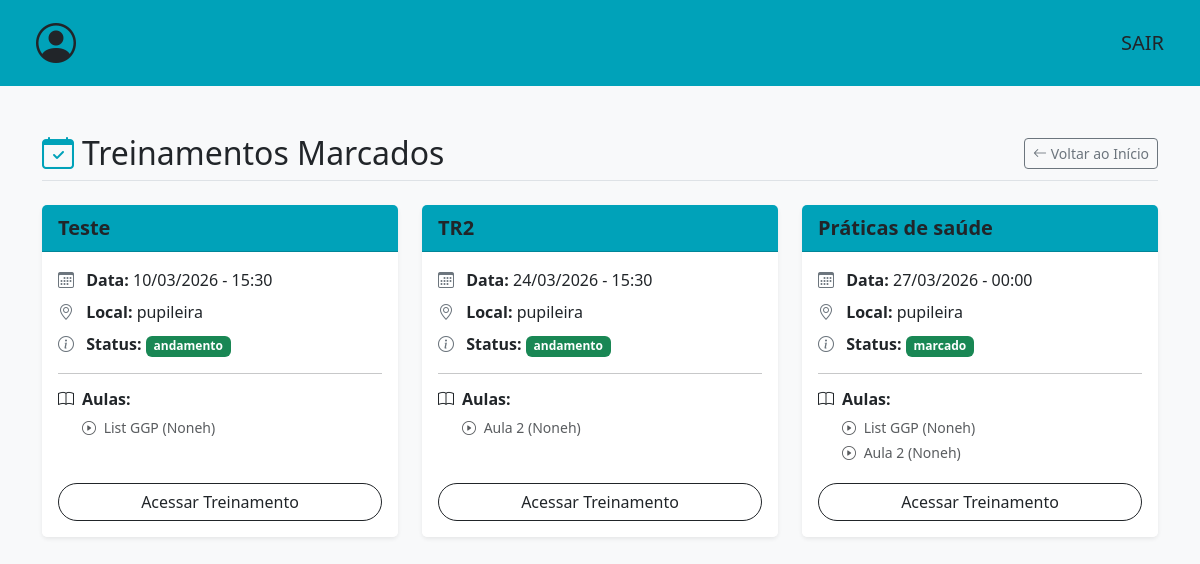
/listar-eventos-marcados/ (signed in), run on an earlier commit of the app's database.
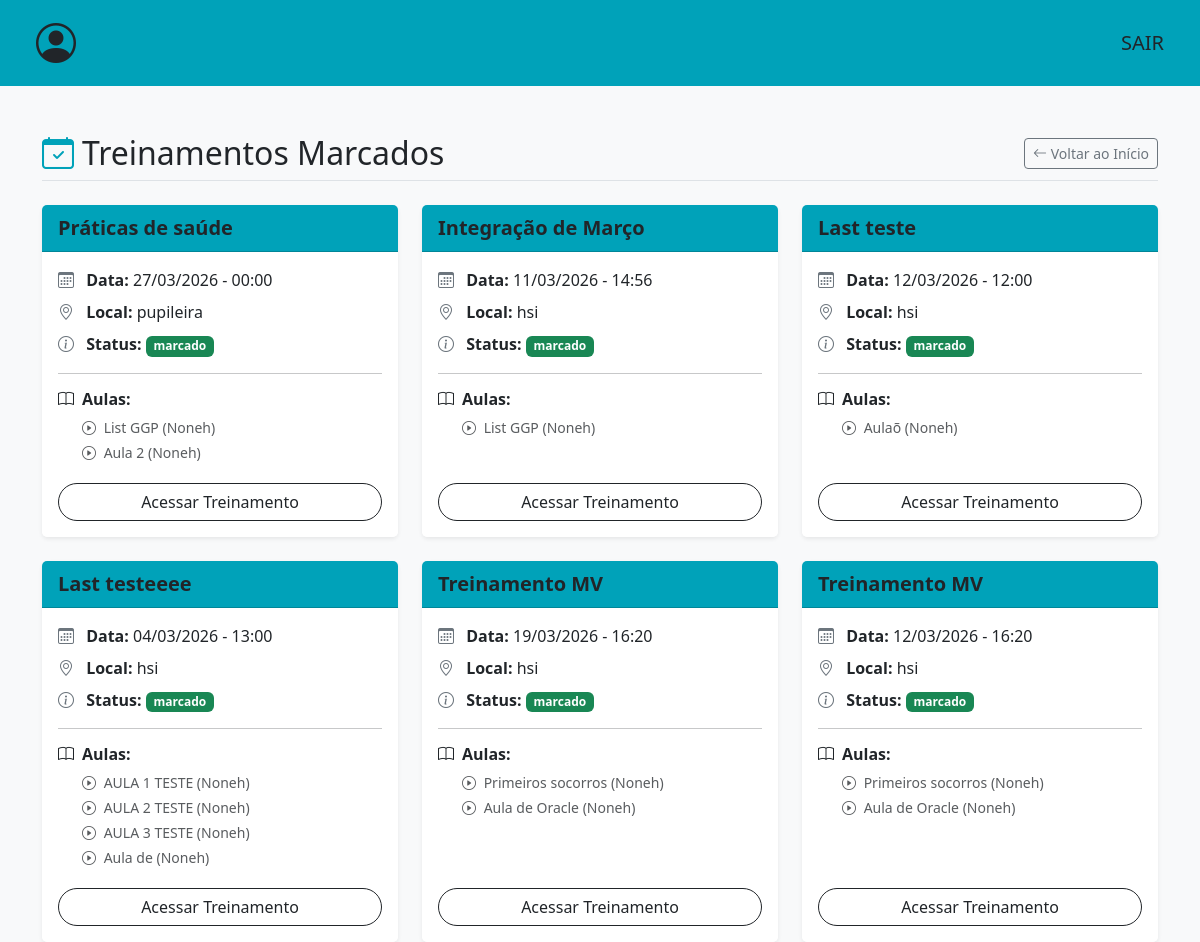
And on a later commit of the database.
### events/models.py (models this page shows, shortened)
class Treinamento(models.Model):
    opcoes_local = [
        ("AUDITORIO HSI","hsi"),
        ("AUDITORIO ADM CENTRAL","pupileira"),
    ]
    opcoes_status = [
        ("FINALIZADO","finalizado"),
        ("CANCELADO","cancelado"),
        ("MARCADO","marcado"),
        ("ANDAMENTO","andamento")
    ]
    nm_evento = models.CharField(max_length=100)
    data = models.DateTimeField()
    local = models.CharField(max_length=50,choices=opcoes_local)
    status = models.CharField(max_length=50,choices=opcoes_status)
    participantes = models.JSONField(default=list,blank=True)
    aulas = models.ManyToManyField(Aula, related_name='aulas')

class Aula(models.Model):
    nm_aula = models.CharField(max_length=150)
    descricao = models.CharField(max_length=200)
    palestrante = models.CharField(max_length=100)
    carga_horaria = models.TimeField(null=False)

### events/views.py (the view)
# urls.py: path('listar-eventos-marcados/',listar_treinamentos_marcados,name='listar-eventos-marcados'),
@login_required(login_url='/login')
def listar_treinamentos_marcados(request):
    lista_treinamentos = Treinamento.objects.filter(status__in=['MARCADO', 'ANDAMENTO'])
    return render(request,'events/listar-treinamento.html',{'treinamentos':lista_treinamentos})

### templates/events/listar-treinamento.html (shortened to what this page needs)
<!DOCTYPE html>
<html lang="pt-br">
<head>
    <link href="https://cdn.jsdelivr.net/npm/bootstrap@5.3.2/dist/css/bootstrap.min.css" rel="stylesheet">
    <link href="https://cdn.jsdelivr.net/npm/bootstrap-icons@1.11.1/font/bootstrap-icons.css" rel="stylesheet">
</head>
<body class="bg-light">
    {% include 'partials/navbar.html' %}
    <div class="container mt-5">
        <div class="d-flex justify-content-between align-items-center mb-4 border-bottom pb-2">
            <h2 class="m-0"><i class="bi bi-calendar-check text-custom-teal me-2"></i>Treinamentos Marcados</h2>
            <a href="{% url 'index' %}" class="btn btn-outline-secondary btn-sm">
                <i class="bi bi-arrow-left"></i> Voltar ao Início
            </a>
        </div>
        <div class="row row-cols-1 row-cols-md-2 row-cols-lg-3 g-4">
            {% for treinamento in treinamentos %}
                <div class="col">
                    <div class="card h-100 shadow-sm border-0">
                        <div class="card-header bg-custom-teal text-dark fw-bold fs-5">
                            {{ treinamento.nm_evento }}
                        </div>
                        <div class="card-body">
                            <p class="card-text mb-2">
                                <i class="bi bi-calendar3 text-secondary me-2"></i> <strong>Data:</strong> {{ treinamento.data|date:"d/m/Y - H:i" }}
                            </p>
                            <p class="card-text mb-2">
                                <i class="bi bi-geo-alt text-secondary me-2"></i> <strong>Local:</strong> {{ treinamento.get_local_display }}
                            </p>
                            <p class="card-text mb-3">
                                <i class="bi bi-info-circle text-secondary me-2"></i> <strong>Status:</strong>
                                <span class="badge bg-success">{{ treinamento.get_status_display }}</span>
                            </p>
                            <hr>
                            <h6 class="fw-bold mb-2"><i class="bi bi-book me-2"></i>Aulas:</h6>
                            <ul class="list-unstyled mb-0 ms-4 small">
                                {% for aula in treinamento.aulas.all %}
                                    <li class="mb-1 text-muted">
                                        <i class="bi bi-play-circle me-1"></i> {{ aula.nm_aula }} ({{ aula.carga_horaria }}h)
                                    </li>
                                {% empty %}
                                    <li class="text-danger fst-italic">Nenhuma aula vinculada.</li>
                                {% endfor %}
                            </ul>
                        </div>
                        <div class="card-footer bg-white border-0 text-center pb-3 pt-0">
                            <a href="{% url 'conferir-treinamento' treinamento.id %}" class="btn btn-outline-dark w-100 rounded-pill">
                                Acessar Treinamento
                            </a>
                        </div>
                        </div>
                </div>
            {% endfor %}
        </div>
    </div>
</body>
</html>

What changed in the data, as far as the page shows it:
no longer on this page (row edited): Treinamento: nm_evento "Teste", data "10/03/2026 - 15:30", local "pupileira", status "andamento", Aula (nm_aula "List GGP", carga_horaria "None")
no longer on this page (row edited): Treinamento: nm_evento "TR2", data "24/03/2026 - 15:30", local "pupileira", status "andamento", Aula (nm_aula "Aula 2", carga_horaria "None")
added Treinamento: nm_evento "Integração de Março", data "11/03/2026 - 14:56", local "hsi", status "marcado", Aula (nm_aula "List GGP", carga_horaria "None")
added Treinamento: nm_evento "Last teste", data "12/03/2026 - 12:00", local "hsi", status "marcado"
added Aula: nm_aula "Aulaõ", carga_horaria "None", shown under "Last teste"
added Treinamento: nm_evento "Last testeeee", data "04/03/2026 - 13:00", local "hsi", status "marcado"
added Aula: nm_aula "AULA 1 TESTE", carga_horaria "None", shown under "Last testeeee"
added Aula: nm_aula "AULA 2 TESTE", carga_horaria "None", shown under "Last testeeee"
added Aula: nm_aula "AULA 3 TESTE", carga_horaria "None", shown under "Last testeeee"
added Aula: nm_aula "Aula de", carga_horaria "None", shown under "Last testeeee"
added Treinamento: nm_evento "Treinamento MV", data "19/03/2026 - 16:20", local "hsi", status "marcado"
now on this page (row unchanged): Aula: nm_aula "Primeiros socorros", carga_horaria "None"
now on this page (row unchanged): Aula: nm_aula "Aula de Oracle", carga_horaria "None"
added Treinamento: nm_evento "Treinamento MV", data "12/03/2026 - 16:20", local "hsi", status "marcado"
